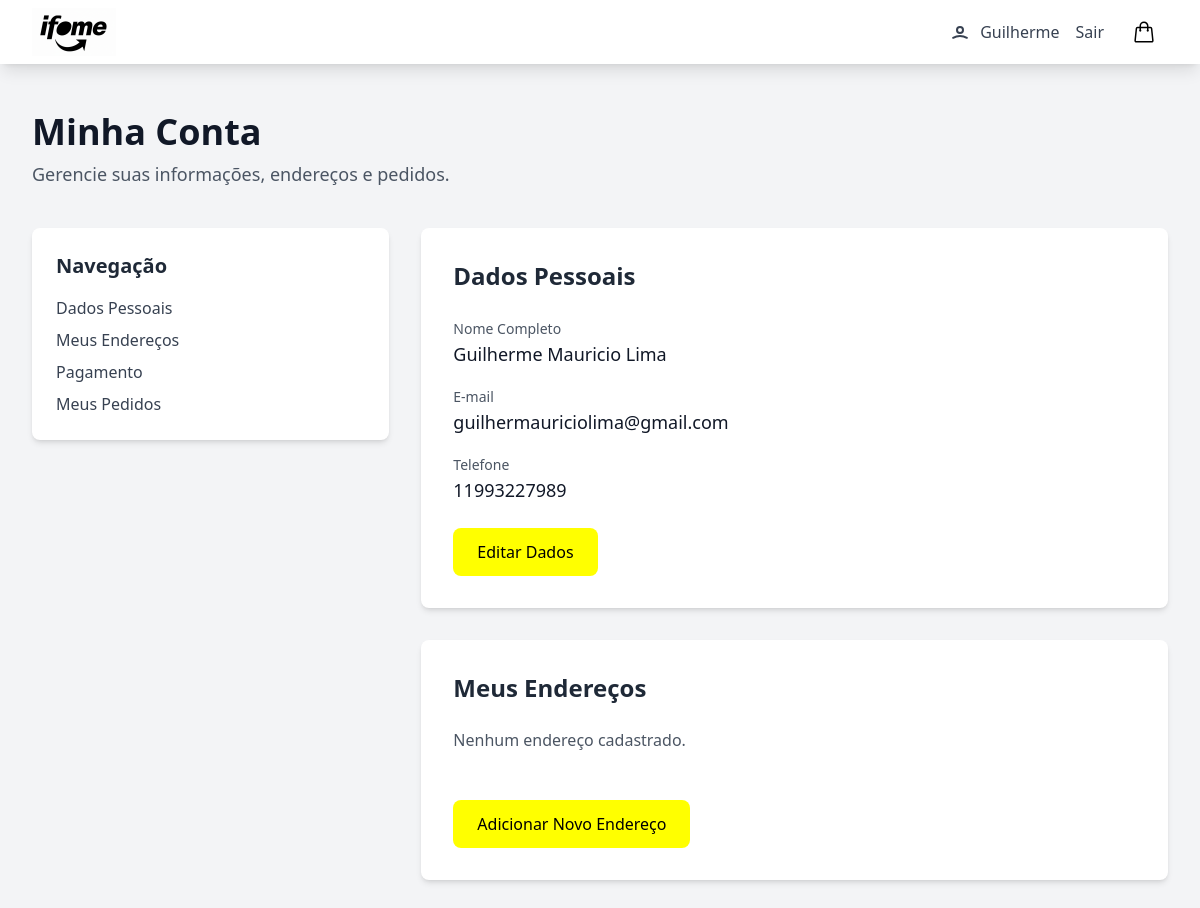
The app's page /perfil (signed in) with its own data.
### src/models/usuarios_model.py (models this page shows, shortened)
class Usuarios(db.Model):
    __tablename__ = 'usuarios'
    id = db.Column(db.Integer, primary_key=True)
    nome = db.Column(db.String(100), nullable=False)
    email = db.Column(db.String(120), unique=True, nullable=False)
    senha = db.Column(db.String(200), nullable=False)
    telefone = db.Column(db.String(15), nullable=True)
    endereco_id = db.Column(db.Integer, db.ForeignKey('endereco.id'), nullable=True)
    endereco = db.relationship('Endereco', backref='usuario', uselist=False)

### src/controllers/usuarios.py (the view)
@usuarios_bp.route('/perfil')
def perfil():
    if 'usuario_id' not in session:
        flash('Você precisa estar logado para acessar essa página.', 'error')
        return redirect(url_for('usuarios.login'))
    usuario = Usuarios.query.get(session['usuario_id'])
    return render_template('perfil.html', usuario=usuario)

### src/templates/perfil.html (shortened to what this page needs)
{% extends 'base.html' %}
{% block content %}
<div class="bg-gray-100 min-h-screen">
  <div class="max-w-7xl mx-auto py-12 px-4 sm:px-6 lg:px-8">
    <header class="mb-10">
      <h1 class="text-4xl font-bold text-gray-900">Minha Conta</h1>
      <p class="mt-2 text-lg text-gray-600">
        Gerencie suas informações, endereços e pedidos.
      </p>
    </header>
    <div class="grid grid-cols-1 md:grid-cols-3 gap-8">
      <aside class="md:col-span-1">
        <div class="bg-white p-6 rounded-lg shadow-md">
          <h3 class="text-xl font-semibold text-gray-800 mb-4">Navegação</h3>
          <ul class="space-y-2">
            <li>
              <a href="#dados-pessoais" class="block text-gray-700 hover:text-yellow-99-dark font-medium">Dados
                Pessoais</a>
            </li>
            <li>
              <a href="#enderecos" class="block text-gray-700 hover:text-yellow-99-dark font-medium">Meus Endereços</a>
            </li>
            <li>
              <a href="#pagamentos" class="block text-gray-700 hover:text-yellow-99-dark font-medium">Pagamento</a>
            </li>
            <li>
              <a href="#pedidos" class="block text-gray-700 hover:text-yellow-99-dark font-medium">Meus Pedidos</a>
            </li>
          </ul>
        </div>
      </aside>
      <main class="md:col-span-2 space-y-8">
        <section id="dados-pessoais" class="bg-white p-8 rounded-lg shadow-md">
          <h3 class="text-2xl font-semibold text-gray-800 mb-6">
            Dados Pessoais
          </h3>
          <div class="space-y-4">
            <div>
              <label class="text-sm font-medium text-gray-600">Nome Completo</label>
              <p class="text-lg text-gray-900">{{ usuario.nome }}</p>
            </div>
            <div>
              <label class="text-sm font-medium text-gray-600">E-mail</label>
              <p class="text-lg text-gray-900">{{ usuario.email }}</p>
            </div>
            <div>
              <label class="text-sm font-medium text-gray-600">Telefone</label>
              <p class="text-lg text-gray-900">{{ usuario.telefone }}</p>
            </div>
          </div>
          <a href="{{ url_for('usuarios.editar_perfil') }}"
            class="mt-6 inline-block bg-yellow-99 text-black px-6 py-3 rounded-lg font-medium hover:bg-yellow-99-dark transition duration-200">
            Editar Dados
          </a>
        </section>
        <section id="enderecos" class="bg-white p-8 rounded-lg shadow-md">
          <h3 class="text-2xl font-semibold text-gray-800 mb-6">
            Meus Endereços
          </h3>
          {% if usuario.endereco %}
          <div class="space-y-4">
            <div>
              <label class="text-sm font-medium text-gray-600">CEP</label>
              <p class="text-lg text-gray-900">{{ usuario.endereco.cep }}</p>
            </div>
            <div>
              <label class="text-sm font-medium text-gray-600">Rua</label>
              <p class="text-lg text-gray-900">{{ usuario.endereco.rua }}</p>
            </div>
            <div>
              <label class="text-sm font-medium text-gray-600">Número</label>
              <p class="text-lg text-gray-900">{{ usuario.endereco.numero }}</p>
            </div>
            {% if usuario.endereco.complemento %}
            <div>
              <label class="text-sm font-medium text-gray-600">Complemento</label>
              <p class="text-lg text-gray-900">{{ usuario.endereco.complemento }}</p>
            </div>
            {% endif %}
            <div>
              <label class="text-sm font-medium text-gray-600">Bairro</label>
              <p class="text-lg text-gray-900">{{ usuario.endereco.bairro }}</p>
            </div>
            <div>
              <label class="text-sm font-medium text-gray-600">Cidade</label>
              <p class="text-lg text-gray-900">{{ usuario.endereco.cidade }}</p>
            </div>
            <div>
              <label class="text-sm font-medium text-gray-600">Estado</label>
              <p class="text-lg text-gray-900">{{ usuario.endereco.estado }}</p>
            </div>
          </div>
          {% else %}
          <p class="text-gray-600">Nenhum endereço cadastrado.</p>
          {% endif %}
          <br>
          {% if not usuario.endereco %}
          <a href="{{ url_for('usuarios.editar_endereco') }}"
            class="mt-6 inline-block bg-yellow-99 text-black px-6 py-3 rounded-lg font-medium hover:bg-yellow-99-dark transition duration-200">
            Adicionar Novo Endereço
          </a>
          {% else %}
          <a href="{{ url_for('usuarios.editar_endereco') }}"
            class="mt-6 inline-block bg-yellow-99 text-black px-6 py-3 rounded-lg font-medium hover:bg-yellow-99-dark transition duration-200">
            Editar Endereço
          </a>
          {% endif %}
        </section>
      </main>
    </div>
  </div>
</div>
{% endblock %}

### records on screen
Usuarios: nome "Guilherme Mauricio Lima", email "guilhermauriciolima@gmail.com", telefone "11993227989"

### other values on screen
{{ session['usuario_nome'].split()[0] }} "Guilherme"
